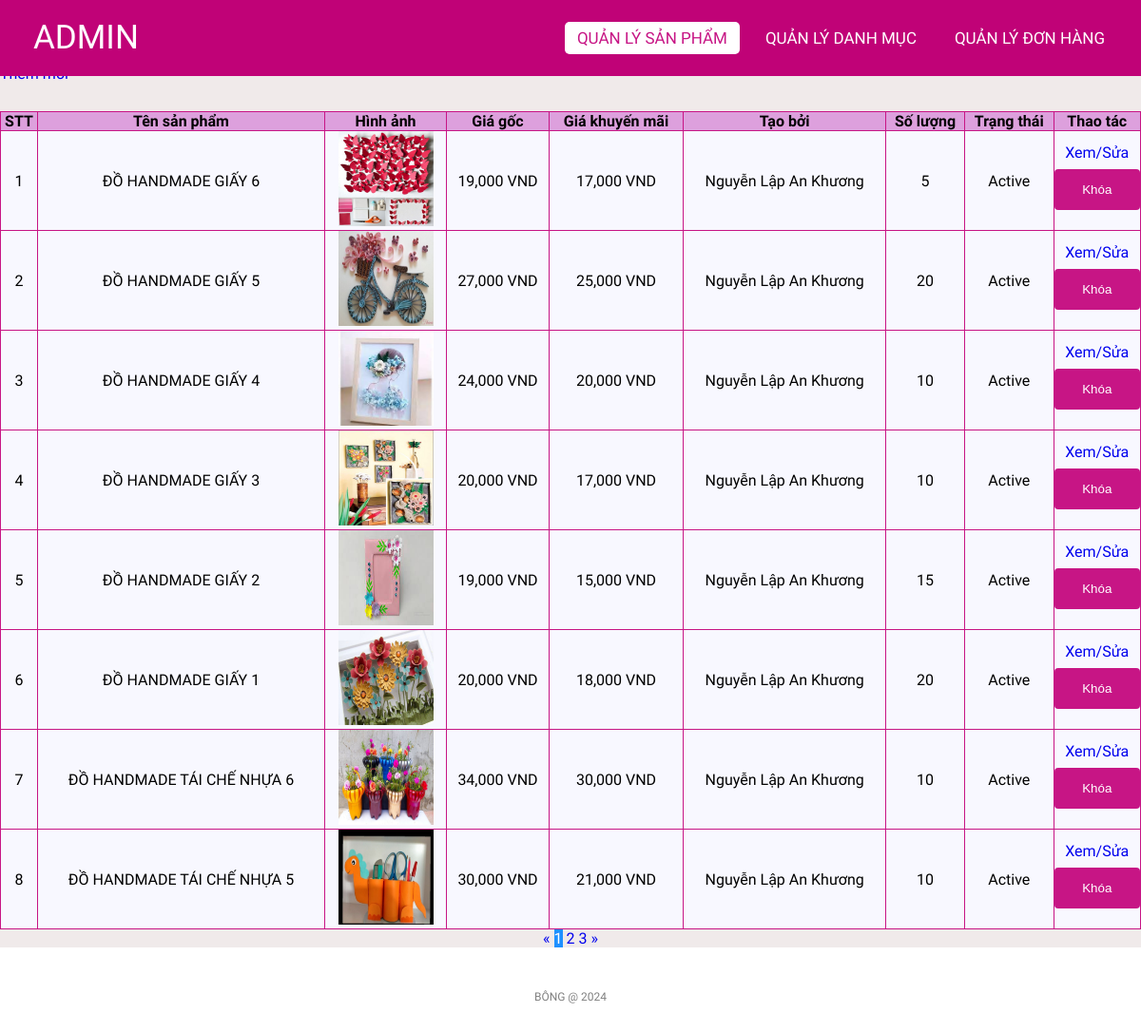
Screenshot of /admin/productlist.php (signed in) with the database file from the repository.
### tables this page shows
CREATE TABLE `products` (
  `id` int(11) NOT NULL,
  `name` varchar(255) NOT NULL,
  `originalPrice` decimal(10,0) NOT NULL,
  `promotionPrice` decimal(10,0) NOT NULL,
  `image` varchar(50) NOT NULL,
  `createdBy` int(11) NOT NULL,
  `createdDate` date NOT NULL,
  `cateId` int(11) NOT NULL,
  `qty` int(11) NOT NULL,
  `des` varchar(1000) NOT NULL,
  `status` tinyint(1) NOT NULL,
  `soldCount` int(11) NOT NULL
);

CREATE TABLE `users` (
  `id` int(11) NOT NULL,
  `email` varchar(255) NOT NULL,
  `fullname` varchar(255) NOT NULL,
  `dob` date NOT NULL,
  `password` varchar(255) NOT NULL,
  `role_id` int(11) NOT NULL,
  `status` tinyint(1) NOT NULL,
  `address` varchar(500) NOT NULL,
  `isConfirmed` tinyint(4) NOT NULL DEFAULT 0,
  `captcha` varchar(50) NOT NULL
);

### lib/database.php (called while the page is built, shortened)
<?php
class Database extends PDO
{
  public $host   = DB_HOST;
  public $user   = DB_USER;
  public $pass   = DB_PASS;
  public $dbname = DB_NAME;
  public $link;
  private function connectDB()
  {
    $this->link = new mysqli(
      $this->host,
      $this->user,
      $this->pass,
      $this->dbname
    );
  }
  public function select($query)
  {
    $result = $this->link->query($query);
    if ($result->num_rows > 0) {
      return $result;
    } else {
      return false;
    }
  }
}

### classes/product.php (called while the page is built, shortened)
<?php
$filepath = realpath(dirname(__FILE__));
include_once($filepath . '/../lib/database.php');
?>
<?php
class product
{
    private $db;
    public function __construct()
    {
        $this->db = new Database();
    }
    public function getAllAdmin($page = 1, $total = 8)
    {
        $tmp = ($page - 1) * $total;
        $query =
            "SELECT products.*, categories.name as cateName, users.fullName
			 FROM products INNER JOIN categories ON products.cateId = categories.id INNER JOIN users ON products.createdBy = users.id
			 order by products.id desc
             limit $tmp,$total";
        $result = $this->db->select($query);
        return $result;
    }
    public function getCountPaging($row = 8)
    {
        $query = "SELECT COUNT(*) FROM products";
        $mysqli_result = $this->db->select($query);
        if ($mysqli_result) {
            $totalrow = intval((mysqli_fetch_all($mysqli_result, MYSQLI_ASSOC)[0])['COUNT(*)']);
            $result = ceil($totalrow / $row);
            return $result;
        }
        return false;
    }
}
?>

### admin/productlist.php (the view, shortened to what this page needs)
<?php
include '../classes/product.php';
$product = new product();
$list = $product->getAllAdmin((isset($_GET['page']) ? $_GET['page'] : 1));
$pageCount = $product->getCountPaging();
?>
<!DOCTYPE html>
<html lang="en">
<head>
    <link rel="stylesheet" href="css/style.css">
    <link rel="stylesheet" href="https://cdnjs.cloudflare.com/ajax/libs/font-awesome/5.15.4/css/all.min.css">
</head>
<body>
    <nav>
        <label class="logo">ADMIN</label>
        <ul>
            <li><a href="productlist.php" class="active">Quản lý Sản phẩm</a></li>
            <li><a href="categoriesList.php">Quản lý Danh mục</a></li>
            <li><a href="orderlist.php">Quản lý Đơn hàng</a></li>
        </ul>
    </nav>
    <div class="title">
        <h1>Danh sách sản phẩm</h1>
    </div>
    <div class="addNew">
        <a href="add_product.php">Thêm mới</a>
    </div>
    <div class="container">
        <?php $count = 1;
        if ($list) { ?>
            <table class="list">
                <tr>
                    <th>STT</th>
                    <th>Tên sản phẩm</th>
                    <th>Hình ảnh</th>
                    <th>Giá gốc</th>
                    <th>Giá khuyến mãi</th>
                    <th>Tạo bởi</th>
                    <th>Số lượng</th>
                    <th>Trạng thái</th>
                    <th>Thao tác</th>
                </tr>
                <?php foreach ($list as $key => $value) { ?>
                    <tr>
                        <td><?= $count++ ?></td>
                        <td><?= $value['name'] ?></td>
                        <td><img class="image-cart" src="uploads/<?= $value['image'] ?>" alt=""></td>
                        <td><?= number_format($value['originalPrice'], 0, '', ',') ?> VND</td>
                        <td><?= number_format($value['promotionPrice'], 0, '', ',') ?> VND</td>
                        <td><?= $value['fullName'] ?></td>
                        <td><?= $value['qty'] ?></td>
                        <td><?= ($value['status']) ? "Active" : "Block" ?></td>
                        <td>
                            <a href="edit_product.php?id=<?= $value['id'] ?>">Xem/Sửa</a>
                            <?php
                            if ($value['status']) { ?>
                                <form action="productlist.php" method="post">
                                    <input type="submit" value="Khóa" name="block">
                                </form>
                            <?php } ?>
                        </td>
                    </tr>
                <?php } ?>
            </table>
        <?php } else { ?>
            <h3>Chưa có sản phẩm nào...</h3>
        <?php } ?>
        <div class="pagination">
            <a href="productlist.php?page=<?= (isset($_GET['page'])) ? (($_GET['page'] <= 1) ? 1 : $_GET['page'] - 1) : 1 ?>">&laquo;</a>
            <?php
            for ($i = 1; $i <= $pageCount; $i++) {
                if (isset($_GET['page'])) {
                    if ($i == $_GET['page']) { ?>
                        <a class="active" href="productlist.php?page=<?= $i ?>"><?= $i ?></a>
                    <?php } else { ?>
                        <a href="productlist.php?page=<?= $i ?>"><?= $i ?></a>
                    <?php  }
                } else {
                    if ($i == 1) { ?>
                        <a class="active" href="productlist.php?page=<?= $i ?>"><?= $i ?></a>
                    <?php  } else { ?>
                        <a href="productlist.php?page=<?= $i ?>"><?= $i ?></a>
                    <?php   } ?>
                <?php  } ?>
            <?php }
            ?>
            <a href="productlist.php?page=<?= (isset($_GET['page'])) ? $_GET['page'] + 1 : 2 ?>">&raquo;</a>
        </div>
    </div>
    <footer>
        <p class="copyright">BÔNG @ 2024</p>
    </footer>
</body>
</html>

### admin/css/style.css (style rules this page uses)
* { padding: 0; margin: 0; text-decoration: none; list-style: none; box-sizing: border-box; }
body { font-family: Mitr; background: rgb(240, 234, 234); }
nav { top: 0; position: fixed; background: #c00277; height: 80px; width: 100%; }
label.logo { color: white; font-size: 35px; line-height: 80px; padding: 0 35px; }
nav ul { float: right; margin-right: 20px; }
nav ul li { display: inline-block; line-height: 80px; margin: 0 5px; }
nav ul li a { color: white; font-size: 17px; padding: 7px 13px; border-radius: 3px; text-transform: uppercase; border-radius: 5px; transition: 0.5s; }
.active, a:hover { background-color: white; color: mediumvioletred; }
.container { margin-top: 30px; height: auto; }
.addNew { margin-top: 30px; }
.title { background-color: white; }
footer { padding: 30px 0; background-color:white; }
footer .copyright { margin-top: 15px; text-align: center; font-size: 12px; color: gray; }
.list { width: 100%; background-color: ghostwhite; padding: 10px; border-collapse: collapse; }
.image-cart { height: 100px; width: 100px; }
th { background-color: plum; border: 1px solid mediumvioletred; }
td { border: 1px solid mediumvioletred; text-align: center; }
input[type=submit] { width: 100%; background-color: mediumvioletred; color: white; padding: 14px 20px; margin: 8px 0; border: none; border-radius: 4px; cursor: pointer; }
.pagination { text-align: center; }
.pagination a.active { background-color: dodgerblue; color: white; }

### rows the page displays
products: name "ĐỒ HANDMADE GIẤY 6", image (picture), originalPrice "19,000", promotionPrice "17,000", users.fullname "Nguyễn Lập An Khương", qty "5", status "Active"
products: name "ĐỒ HANDMADE GIẤY 5", image (picture), originalPrice "27,000", promotionPrice "25,000", users.fullname "Nguyễn Lập An Khương", qty "20", status "Active"
products: name "ĐỒ HANDMADE GIẤY 4", image (picture), originalPrice "24,000", promotionPrice "20,000", users.fullname "Nguyễn Lập An Khương", qty "10", status "Active"
products: name "ĐỒ HANDMADE GIẤY 3", image (picture), originalPrice "20,000", promotionPrice "17,000", users.fullname "Nguyễn Lập An Khương", qty "10", status "Active"
products: name "ĐỒ HANDMADE GIẤY 2", image (picture), originalPrice "19,000", promotionPrice "15,000", users.fullname "Nguyễn Lập An Khương", qty "15", status "Active"
products: name "ĐỒ HANDMADE GIẤY 1", image (picture), originalPrice "20,000", promotionPrice "18,000", users.fullname "Nguyễn Lập An Khương", qty "20", status "Active"
products: name "ĐỒ HANDMADE TÁI CHẾ NHỰA 6", image (picture), originalPrice "34,000", promotionPrice "30,000", users.fullname "Nguyễn Lập An Khương", qty "10", status "Active"
products: name "ĐỒ HANDMADE TÁI CHẾ NHỰA 5", image (picture), originalPrice "30,000", promotionPrice "21,000", users.fullname "Nguyễn Lập An Khương", qty "10", status "Active"
